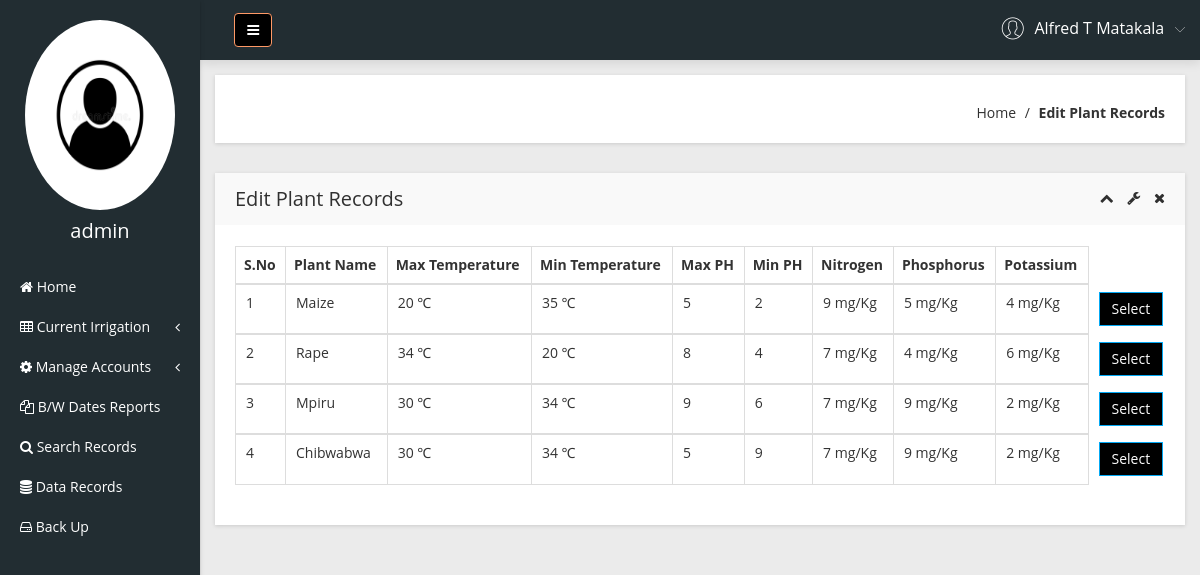
/Admin/change-irrigation.php (signed in), run on the app's committed database.
### tables this page shows
CREATE TABLE `manager` (
  `ID` smallint(255) unsigned NOT NULL,
  `Admin_name` text NOT NULL,
  `Admin_username` text NOT NULL,
  `Admin_email` varchar(255) NOT NULL,
  `Phone_number` varchar(14) NOT NULL,
  `Password` varchar(255) NOT NULL,
  `Registration_date` datetime NOT NULL,
  PRIMARY KEY (`Admin_email`,`ID`)
);

CREATE TABLE `plant_records` (
  `ID` smallint(255) unsigned NOT NULL,
  `Plant_name` varchar(255) NOT NULL,
  `Ph_low` tinyint(3) unsigned NOT NULL,
  `Ph_high` tinyint(3) unsigned NOT NULL,
  `Temp_high` tinyint(4) NOT NULL,
  `Temp_low` tinyint(4) NOT NULL,
  `Moisture_high` smallint(5) unsigned NOT NULL,
  `Moisture_low` smallint(5) unsigned NOT NULL,
  `Nitrogen` tinyint(3) unsigned NOT NULL,
  `Phosphorus` tinyint(3) unsigned NOT NULL,
  `Potassium` tinyint(3) unsigned NOT NULL,
  PRIMARY KEY (`ID`,`Plant_name`)
);

### Admin/change-irrigation.php (the view, shortened to what this page needs)
<?php
include('includes/dbconnection.php');
if (strlen($_SESSION['smaid']==0)) {
  header('location:logout.php');
  } else{
  ?>
<!doctype html>
<html class="no-js" lang="en">
<head>
    <link rel="stylesheet" href="css/bootstrap.min.css">
    <link rel="stylesheet" href="css/font-awesome.min.css">
    <link rel="stylesheet" href="css/adminpro-custon-icon.css">
    <link rel="stylesheet" href="css/meanmenu.min.css">
    <link rel="stylesheet" href="css/jquery.mCustomScrollbar.min.css">
    <link rel="stylesheet" href="css/animate.css">
    <link rel="stylesheet" href="css/data-table/bootstrap-table.css">
    <link rel="stylesheet" href="css/data-table/bootstrap-editable.css">
    <link rel="stylesheet" href="css/normalize.css">
    <link rel="stylesheet" href="css/c3.min.css">
    <link rel="stylesheet" href="style.css">
    <link rel="stylesheet" href="css/responsive.css">
</head>
<body class="materialdesign">
    <div class="wrapper-pro">
      <?php include_once('includes/sidebar.php');?>
        <?php include_once('includes/header.php');?>
            <div class="breadcome-area mg-b-30 small-dn">
                <div class="container-fluid">
                    <div class="row">
                        <div class="col-lg-12">
                            <div class="breadcome-list shadow-reset">
                                <div class="row">
                                    <div class="col-lg-12">
                                        <ul class="breadcome-menu">
                                            <li><a href="dashboard.php">Home</a> <span class="bread-slash">/</span>
                                            </li>
                                            <li><span class="bread-blod">Edit Plant Records</span>
                                            </li>
                                        </ul>
                                    </div>
                                </div>
                            </div>
                        </div>
                    </div>
                </div>
            </div>
            <div class="data-table-area mg-b-15">
                <div class="container-fluid">
                    <div class="row">
                        <div class="col-lg-12">
                            <div class="sparkline13-list shadow-reset">
                                <div class="sparkline13-hd">
                                    <div class="main-sparkline13-hd">
                                        <h1>Edit <span class="table-project-n"></span> Plant Records</h1>
                                        <div class="sparkline13-outline-icon">
                                            <span class="sparkline13-collapse-link"><i class="fa fa-chevron-up"></i></span>
                                            <span><i class="fa fa-wrench"></i></span>
                                            <span class="sparkline13-collapse-close"><i class="fa fa-times"></i></span>
                                        </div>
                                    </div>
                                </div>
                                <div class="sparkline13-graph">
                                    <div class="datatable-dashv1-list custom-datatable-overright">
                                        <table class="table table-bordered table-hover">
                                            <thead>
                                                <tr>
                                                    <th>S.No</th>
                                                    <th>Plant Name</th>
                                                    <th>Max Temperature</th>
                                                    <th>Min Temperature</th>
                                                    <th>Max PH</th>
                                                    <th>Min PH</th>
                                                    <th>Nitrogen</th>
                                                    <th>Phosphorus</th>
                                                    <th>Potassium</th>
                                                    <th style="border-right-style: hidden; border-bottom-style: hidden; border-top-style: hidden"></th>
                                                </tr>
                                            </thead>
                                            <tbody>
                                              <?php
$sql="SELECT * from plant_records" ;
$query = $Conn -> query($sql);
$cnt=1;
if($query->num_rows > 0){
while($row = $query->fetch_assoc()){
            ?>
                                                <tr class="text-center">
                                                    <td><?php echo htmlentities($cnt);?></td>
                                                    <td><?php  echo $row['Plant_name'];?></td>
                                                    <td><?php  echo $row['Temp_high'];?> &#8451;</td>
                                                    <td><?php  echo $row['Temp_low'];?> &#8451;</td>
                                                    <td><?php  echo $row['Ph_high'];?></td>
                                                    <td><?php  echo $row['Ph_low'];?></td>
                                                    <td><?php  echo $row['Nitrogen']." mg/Kg";?></td>
                                                    <td><?php  echo $row['Phosphorus']." mg/Kg";?></td>
                                                    <td><?php  echo $row['Potassium']." mg/Kg";?></td>
                                                    <td style="border-right-style: hidden; border-bottom-style: hidden; border-top-style: hidden" ><form method="get"><button value="<?php echo $row['ID']?>" type="submit" style="background:black; color:white" name="submit" class="btn btn-primary">Select</button></form></td>
                                                </tr>
                                                </tbody>
                                            <?php
                                            $cnt=$cnt+1;
                                              }
                                              } ?>
                                        </table>
                                    </div>
                                </div>
                            </div>
                        </div>
                    </div>
                </div>
            </div>
        </div>
    </div>
</body>
</html><?php }  ?>

### Admin/includes/sidebar.php (shortened to what this page needs)
<?php
   include('includes/dbconnection.php');
   if (strlen($_SESSION['smaid'] == 0)) {
       header('location:logout.php');
   } else {
   ?>
    <div class="left-sidebar-pro" style="color:white">
        <nav id="sidebar">
            <div class="sidebar-header" style="color:white">
                <a href="profile.php"><img src="img/avatar.jpg" style="height:190px; width: 150px" alt="" />
                </a>
                <?php
                   $aid = $_SESSION['smaid'];
                   $sql = "SELECT Admin_username, Admin_email from  manager where ID='$aid'";
                   $query = $Conn->query($sql);
                   if ($query->num_rows > 0) {
                       $row = $query->fetch_assoc();              ?>
                    <h3> <?php echo $row['Admin_username']; ?></h3>
                <?php $cnt = $cnt + 1;
                   } ?>
            </div>
            <div class="left-custom-menu-adp-wrap" style="background-color: #222d32">
                <ul class="nav navbar-nav left-sidebar-menu-pro">
                    <li class="nav-item">
                        <a href="dashboard.php" role="button" aria-expanded="false"><i class="fa big-icon fa-home"></i> <span class="mini-dn">Home</span> </a>
                    </li>
                    <li class="nav-item"><a href="#" data-toggle="dropdown" role="button" aria-expanded="false" class="nav-link dropdown-toggle"><i class="fa big-icon fa-table"></i> <span class="mini-dn">Current Irrigation</span> <span class="indicator-right-menu mini-dn"><i class="fa indicator-mn fa-angle-left"></i></span></a>
                    </li>
                    <li class="nav-item"><a href="#" data-toggle="dropdown" role="button" aria-expanded="false" class="nav-link dropdown-toggle"><i class="fa fa-cog"></i> <span class="mini-dn">Manage Accounts</span> <span class="indicator-right-menu mini-dn"><i class="fa indicator-mn fa-angle-left"></i></span></a>
                    </li>
                    <li class="nav-item">
                        <a href="between-dates.php" role="button" aria-expanded="false"><i class="fa big-icon fa-files-o"> </i> <span class="mini-dn"> B/W Dates Reports</span> </a>
                    </li>
                    <li class="nav-item">
                        <a href="search.php" role="button" aria-expanded="false"><i class="fa fa-search"></i> <span class="mini-dn">Search Records</span> </a>
                    </li>
                    <li class="nav-item">
                        <a href="records.php" role="button" aria-expanded="false"><i class="fa fa-database" aria-hidden="true"></i> <span class="mini-dn">Data Records</span> </a>
                    </li>
                    <li class="nav-item">
                        <a href="backup.php" role="button" aria-expanded="false"><i class="fa fa-hdd-o" aria-hidden="true"></i> <span class="mini-dn">Back Up</span> </a>
                    </li>
                </ul>
            </div>
        </nav>
    </div>
<?php }  ?>

### Admin/includes/header.php (shortened to what this page needs)
      <?php
include('includes/dbconnection.php');
if (strlen($_SESSION['smaid']==0)) {
  header('location:logout.php');
  } else{
  ?>
 <div class="content-inner-all">
            <div class="header-top-area" >
                <div class="fixed-header-top" style="margin-left:1.6%;">
                    <div class="container-fluid">
                        <div class="row" style="background-color: #222d32;">
                            <div class="col-lg-1 col-md-6 col-sm-6 col-xs-12">
                                <button type="button" id="sidebarCollapse" class="btn bar-button-pro header-drl-controller-btn btn-info navbar-btn"  style="background:black">
                                    <i class="fa fa-bars"></i>
                                </button>
                            </div>
                            <div class="col-lg-5 col-md-5 col-sm-6 col-xs-12 ">
                                <div class="header-right-info">
                                    <ul class="nav navbar-nav mai-top-nav header-right-menu">
                                        <li class="nav-item">
                                            <a href="#" data-toggle="dropdown" role="button" aria-expanded="false" class="nav-link dropdown-toggle">
                                                <?php
$aid=$_SESSION['smaid'];
$sql="SELECT Admin_name from  manager where ID='$aid'";
$query = $Conn -> query($sql);
$cnt=1;
if($query->num_rows > 0)
{
    $row = $query->fetch_assoc();
              ?>
                                                <span class="adminpro-icon adminpro-user-rounded header-riht-inf"></span>
                                                <span class="admin-name"><?php  echo $row['Admin_name'];?></span>
                                                <span class="author-project-icon adminpro-icon adminpro-down-arrow"></span><?php $cnt=$cnt+1;} ?>
                                            </a>
                                        </li>
                                    </ul>
                                </div>
                            </div>
                        </div>
                    </div>
                </div>
            </div><?php }  ?>

### data on the page
manager: Admin_username "admin", Admin_name "Alfred T Matakala"
plant_records: Plant_name "Maize", Temp_high "20", Temp_low "35", Ph_high "5", Ph_low "2", Nitrogen "9", Phosphorus "5", Potassium "4"
plant_records: Plant_name "Rape", Temp_high "34", Temp_low "20", Ph_high "8", Ph_low "4", Nitrogen "7", Phosphorus "4", Potassium "6"
plant_records: Plant_name "Mpiru", Temp_high "30", Temp_low "34", Ph_high "9", Ph_low "6", Nitrogen "7", Phosphorus "9", Potassium "2"
plant_records: Plant_name "Chibwabwa", Temp_high "30", Temp_low "34", Ph_high "5", Ph_low "9", Nitrogen "7", Phosphorus "9", Potassium "2"
